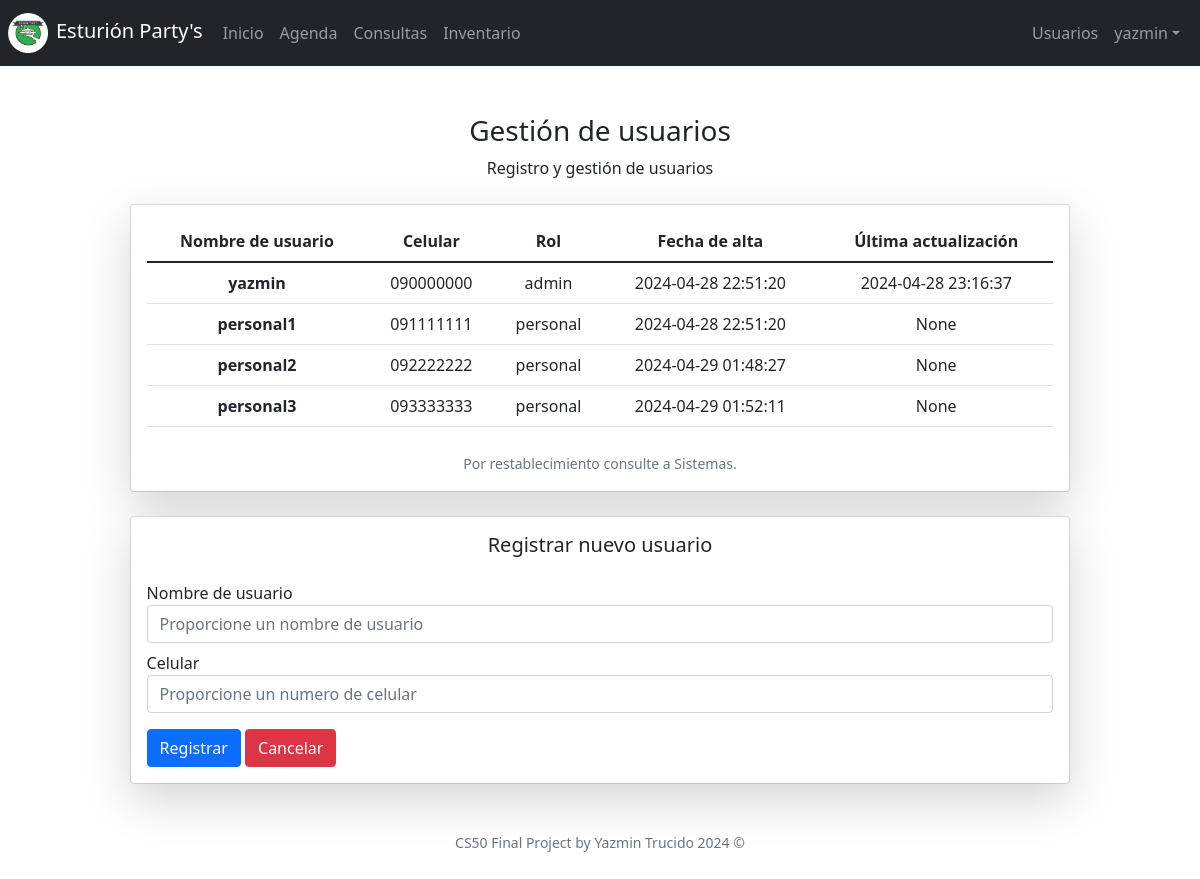
Page /management (signed in) on the committed database.
### tables this page shows
CREATE TABLE 'users' (
    'id' INTEGER PRIMARY KEY AUTOINCREMENT UNIQUE NOT NULL,
    'username' TEXT UNIQUE NOT NULL,
    'rol_id' INTEGER NOT NULL DEFAULT 3, 'phone' TEXT, 'lastModifiedDate' DATETIME, 'startDate'  DATETIME DEFAULT CURRENT_TIMESTAMP  , 'password' TEXT DEFAULT 'finalproject',
    FOREIGN KEY (rol_id) REFERENCES roles(id)
);

CREATE TABLE 'roles' ('id' INTEGER PRIMARY KEY AUTOINCREMENT NOT NULL, 'rol' TEXT DEFAULT NULL);

### app.py (the view)
@login_required
@app.route("/management", methods=["GET", "POST"])
def management():
    rows = db.execute(
        "SELECT * FROM users JOIN roles ON users.rol_id = roles.id")
    if request.method == "POST":
        if not request.form.get("name"):
            flash('debe proporcionar un nombre de usuario')
            return render_template("management.html")
        rows = db.execute(
            "SELECT * FROM users WHERE username = ?", request.form.get("name")
        )
        if len(rows) > 0:
            flash('nombre de usuario proporcionado ya existe')
            return render_template("management.html")
        try:
            phone = request.form.get("phone")
            rolName = "personal"
            roles = db.execute(
                "SELECT * FROM roles WHERE rol = ?", rolName
            )
            db.execute(
                "INSERT INTO users (username, rol_id, phone) VALUES(?, ?, ?)",
                request.form.get("name"),
                roles[0]["id"],
                phone
            )
        except:
            return apology("error al registrar un nuevo usuario", 403)
        flash('Usuario registrado con exito')
        return redirect("/management")
    else:
        return render_template("management.html", rows=rows)

### app.py (called while the page is built)
@app.after_request
def after_request(response):
    response.headers["Cache-Control"] = "no-cache, no-store, must-revalidate"
    response.headers["Expires"] = 0
    response.headers["Pragma"] = "no-cache"
    return response

### templates/management.html (shortened to what this page needs)
{% extends "layout.html" %}
{% block main %}
<h3>Gestión de usuarios</h3>
<p>Registro y gestión de usuarios</p>
<div class="card mt-4 mx-auto" style="width: 80%;">
    <div class="card-body shadow-lg p-3 bg-body rounded overflow-auto">
        <table class="table mb-4" id="usuarios">
            <thead>
                <tr>
                    <th scope="col">Nombre de usuario</th>
                    <th scope="col">Celular</th>
                    <th scope="col">Rol</th>
                    <th scope="col">Fecha de alta</th>
                    <th scope="col">Última actualización</th>
                </tr>
            </thead>
            <tbody>
                {% for row in rows %}
                <tr>
                    <th scope="col">{{ row.username }}</th>
                    <td scope="col">{{ row.phone }}</td>
                    <td scope="col">{{ row.rol }}</td>
                    <td scope="col">{{ row.startDate }}</td>
                    <td scope="col">{{ row.lastModifiedDate }}</td>
                </tr>
                {% endfor %}
            </tbody>
        </table>
        <small class="text-muted">Por restablecimiento consulte a Sistemas.</small>
    </div>
</div>
<div class="card mt-4 mx-auto" style="width: 80%;">
    <div class="card-body shadow-lg p-3 bg-body rounded">
        <h5 class="mb-4 text-center">Registrar nuevo usuario</h5>
        <form class="text-start align-items-start" action="/management" method="post" id="register">
            <div class="form-group mb-2">
                <label for="name">Nombre de usuario</label>
                <input type="text" class="form-control" id="name" name="name"
                    placeholder="Proporcione un nombre de usuario" required>
            </div>
            <div class="form-group mb-2">
                <label for="phone">Celular</label>
                <input type="text" class="form-control" id="phone" name="phone"
                    placeholder="Proporcione un numero de celular" required>
            </div>
            <button type="submit" class="btn btn-primary mt-2">Registrar</button>
            <button type="reset" class="btn btn-danger mt-2">Cancelar</button>
        </form>
    </div>
</div>
{% endblock %}

### templates/layout.html (shortened to what this page needs)
<!DOCTYPE html>
<html lang="es">
    <head>
        <link href="https://cdn.jsdelivr.net/npm/bootstrap@5.1.3/dist/css/bootstrap.min.css"
 rel="stylesheet">
        <link href="/static/styles.css" rel="stylesheet">
    </head>
    <body>
        <nav class="navbar navbar-dark bg-dark navbar-expand-md">
            <a class="navbar-brand my-auto me-auto" href="/"><img class="mx-2" src="/static/logo.ico" width="40"
                    height="40" viewBox="0 0 40 40" />Esturión Party's</a>
            <div class="container-fluid">
                <div class="collapse navbar-collapse" id="navbar">
                    <ul class="navbar-nav my-auto me-auto">
                        <li class="nav-item"><a class="nav-link" href="/">Inicio</a></li>
                        {% if session["rol"] == "admin" or session["rol"] == "personal" %}
                        <li class="nav-item"><a class="nav-link" href="/book">Agenda</a></li>
                        <li class="nav-item"><a class="nav-link" href="/answer">Consultas</a></li>
                        <li class="nav-item"><a class="nav-link" href="/inventory">Inventario</a></li>
                        {% else %}
                        <li class="nav-item"><a class="nav-link" href="/services">Servicios</a></li>
                        <li class="nav-item"><a class="nav-link" href="/contact">Contacto</a></li>
                        {% endif %}
                    </ul>
                </div>
            </div>
            <div class="container-fluid">
                <div class="collapse navbar-collapse" id="navbar">
                    {% if session["user_name"] %}
                    <ul class="nav navbar-nav my-auto ms-auto">
                        {% if session["rol"] == "admin" %}
                        <li class="nav-item"><a class="nav-link" href="/management">Usuarios</a></li>
                        {% endif %}
                        <li class="nav-item dropdown my-auto">
                            <a class="nav-link dropdown-toggle" data-bs-toggle="dropdown" href="#" role="button"
                                aria-expanded="false">{{ session["user_name"] }}</a>
                    </ul>
                    {% else %}
                    <ul class="navbar-nav my-auto ms-auto">
                        <li class="nav-item"><a class="nav-link" href="/login">Iniciar sesión</a></li>
                    </ul>
                    {% endif %}
                </div>
            </div>
        </nav>
        <main class="container-fluid py-5 text-center">
            {% block main %}{% endblock %}
        </main>
        <footer class="mb-5 small text-center text-muted">
            CS50 Final Project by Yazmin Trucido 2024 ©
        </footer>
    </body>
</html>

### rows in the picture
users: user_name "yazmin", username "yazmin", phone "090000000", rol "admin", startDate "2024-04-28 22:51:20", lastModifiedDate "2024-04-28 23:16:37"
users: username "personal1", phone "091111111", rol "personal", startDate "2024-04-28 22:51:20", lastModifiedDate "None"
users: username "personal2", phone "092222222", rol "personal", startDate "2024-04-29 01:48:27", lastModifiedDate "None"
users: username "personal3", phone "093333333", rol "personal", startDate "2024-04-29 01:52:11", lastModifiedDate "None"
